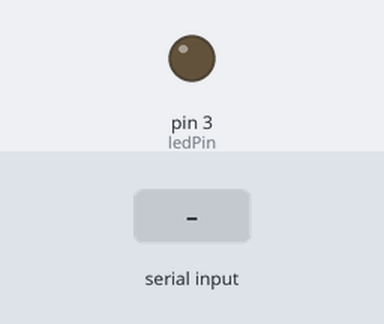
A sketch run on a simulated Arduino Uno, built with avr-gcc and run on an emulated ATmega328P. Parts: output pins drawn as LEDs (lit = HIGH). The test bench sets the inputs (shaded band).

Above: at 1.2 s.
1.3 s: "1" received over Serial
At 2.3 s:
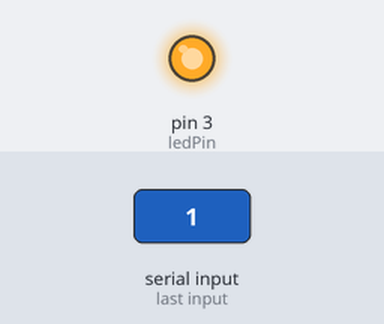
2.8 s: "0" received over Serial
At 3.5 s:
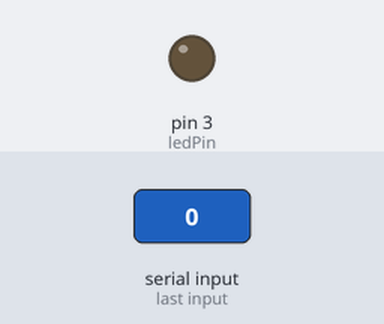
Timing chart, 0 to 5.8 s (numbered marks = the images above; inputs shaded):
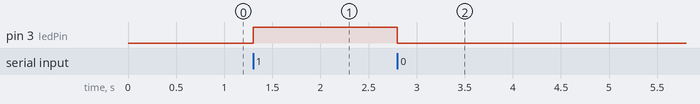

The sketch:

sketch.ino
```cpp
const int ledPin = 3;
void setup() {
  Serial.begin(9600);
  pinMode(ledPin, OUTPUT); //initialize the LED pin as an output
}
void loop() {
  char c;
  if (Serial.available()) {
    c = Serial.read();
    if (c == '1') {
      digitalWrite(ledPin, HIGH); //turn LED on
    }
    if (c == '0') {
      digitalWrite(ledPin, LOW); //turn LED off
    }
  }
}
```

Measured:
- after the input at 1.3 s, pin 3 (ledPin): LOW → HIGH at once
- after the input at 2.8 s, pin 3 (ledPin): HIGH → LOW at once
